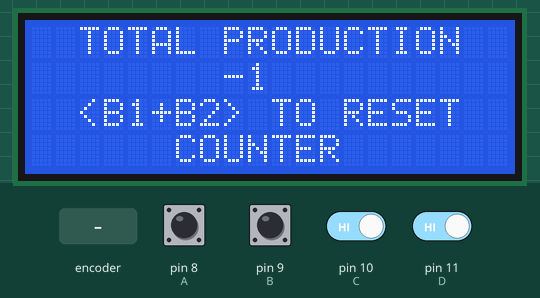
Bench run of a sketch on a simulated Arduino Uno, built with avr-gcc and run on an emulated ATmega328P. Shown: 20×4 character LCD. Inputs (shaded band) come from the test bench; at power-on: pin 8 (A), pin 9 (B), pin 10 (C), pin 11 (D) HIGH. EEPROM starts erased.

Above: at 3.3 s.
3.4 s: rotary encoder on pin 8 (A) / pin 9 (B) turned 3 steps (first pin leading)
At 3.47 s:
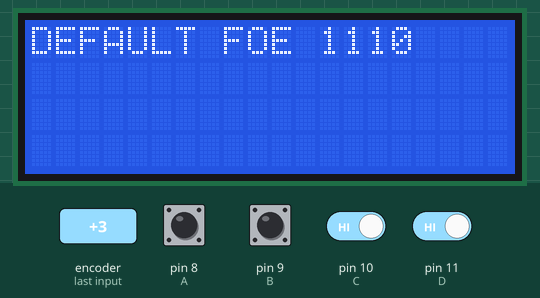
5.5 s: pin 10 (C) driven LOW
At 7.3 s:
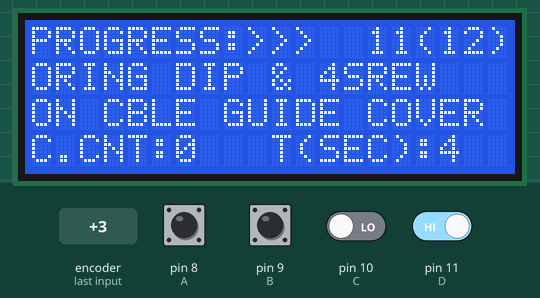
8.5 s: pin 11 (D) driven LOW
At 11.1 s:
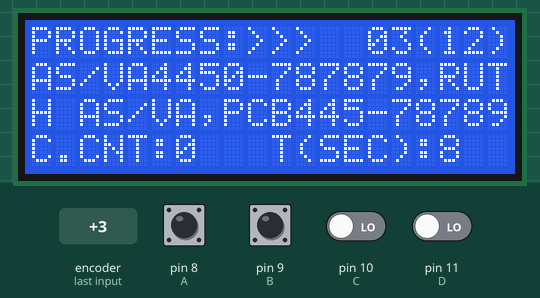
11.5 s: rotary encoder on pin 8 (A) / pin 9 (B) turned 1 step (first pin leading)
13.2 s: pin 10 (C) driven HIGH
At 13.9 s:
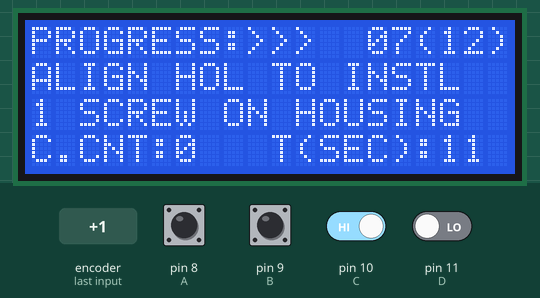
16.2 s: rotary encoder on pin 8 (A) / pin 9 (B) turned 1 step (first pin leading)
Timing chart, 0 to 18.9 s (numbered marks = the images above; inputs shaded):
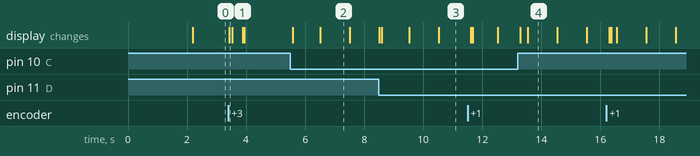

Measured:
- after the input at 3.4 s, the display: changes at once (image 1)
- after the input at 5.5 s, the display: first changes after 0.08 s (image 2 shows a later state)
- after the input at 8.5 s, the display: first differs from a run without the input after 0.10 s (image 3 shows a later state)
- after the input at 13.2 s, the display: first changes after 0.09 s (image 4 shows a later state)
- what the display in image 2 shows lasts 1.0 s, from 6.5 s to 7.5 s

The sketch:

strs.ino
```cpp
//string drivr
// space to store const strings


//String new_line1 = "Put gasket on " ;
//String new_line1a ="Fixture Cavity &";
//String new_line1b="Plac PCBA on CAvi&";
//String new_line1c ="Apply Pressure";

//String new_line21 ="Take 4127,and Instl";
//String new_line2a="Ring by Hand,Install";
//String new_line2b="Above 4127 in Cavi";
//String new_line2c="IntSL harnes on PCB";

//String new_line22 ="As per VA4450-787879";
//String new_line2a2="Route harnes as /VA";
//String new_line2b2="Plce PCB445-078789";
//String new_line2c2="On abv assbly,Plce";
//
//String new_line23 ="Cble Guid On Asbly";
//String new_line2a3="Rout harnes as /VA";
//String new_line2b3="Put Adsiv tap On";
//String new_line2c3="Routed Harnes";
//
//String new_line24 ="Instl Harnes Covr";
//String new_line2a4="Help of 3 Screw";

//String new_line31 ="Unlok abv assbly";
//String new_line3a="From CAvi A Instl";
//String new_line3b="Housing with";
//String new_line3c="Notch fit";


//String new_line32 ="Align hol to";
//String new_line3a2="Instl 1 Screw on";
//String new_line3b2="Housing";
//
//String new_line33 ="Plac Unit in B ";
//String new_line3a3="Cavi Fixture";
//String new_line3b3="& Lock";
//
//String new_line4 ="Plc PCBA-4450789";
//String new_line4a="998 In housing";
//String new_line4b="Conect Harnes to";
//String new_line4c="PCBA";

//String X = "Instl Hosing Cvr";
//String Y = "with 4 screw,Instl";
//String Z = "Co-x Cvr,Plc 21Lbl";
//String new_line4c1="Plac 21 Label";


//String new_line42 ="ORING DIP On &";
//String new_line4a2= "Abov AsBly Instl";
//String new_line4b2="4 Scre on Cable";
//String new_line4c2="Guide cvr";
```

Source omitted: Final_Machine_v1.ino (19768 bytes)
